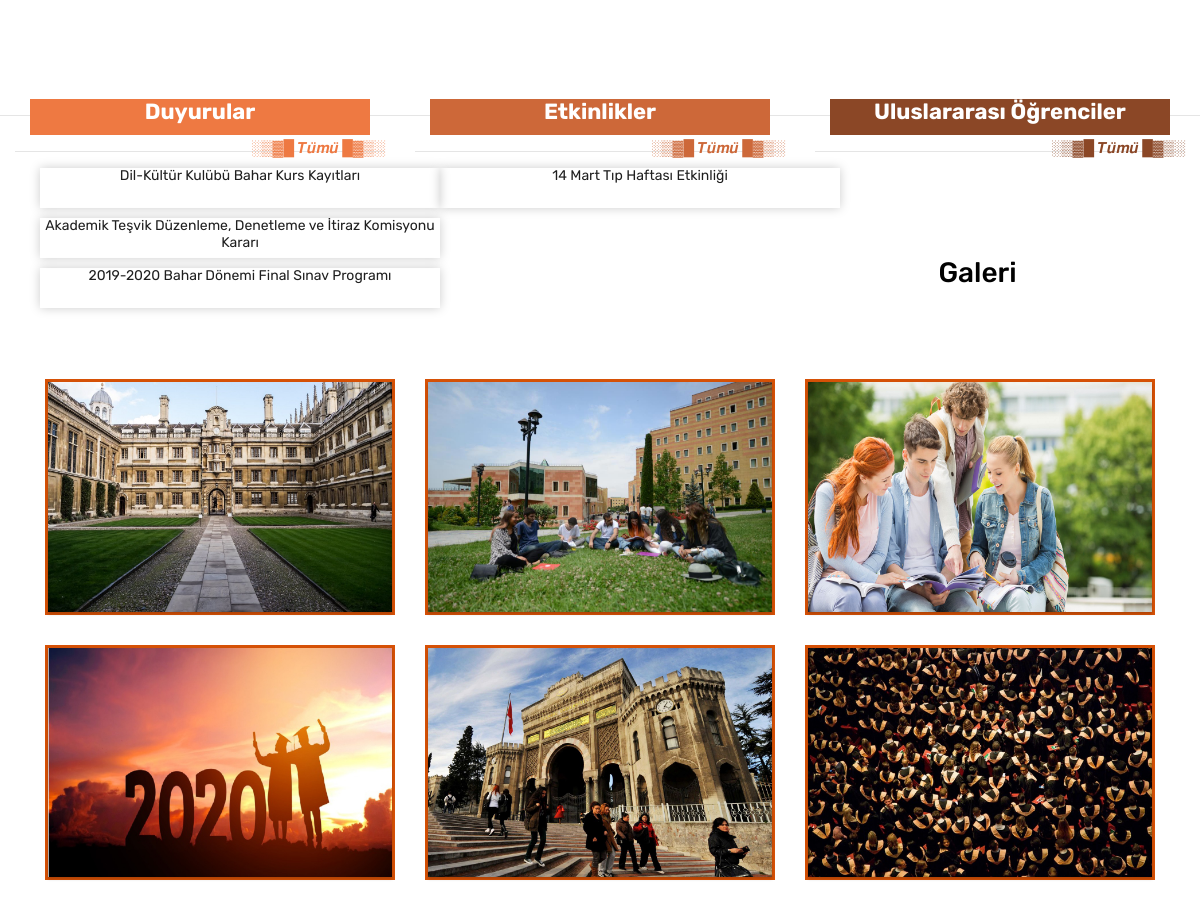
The app's page / (middle part), older data.
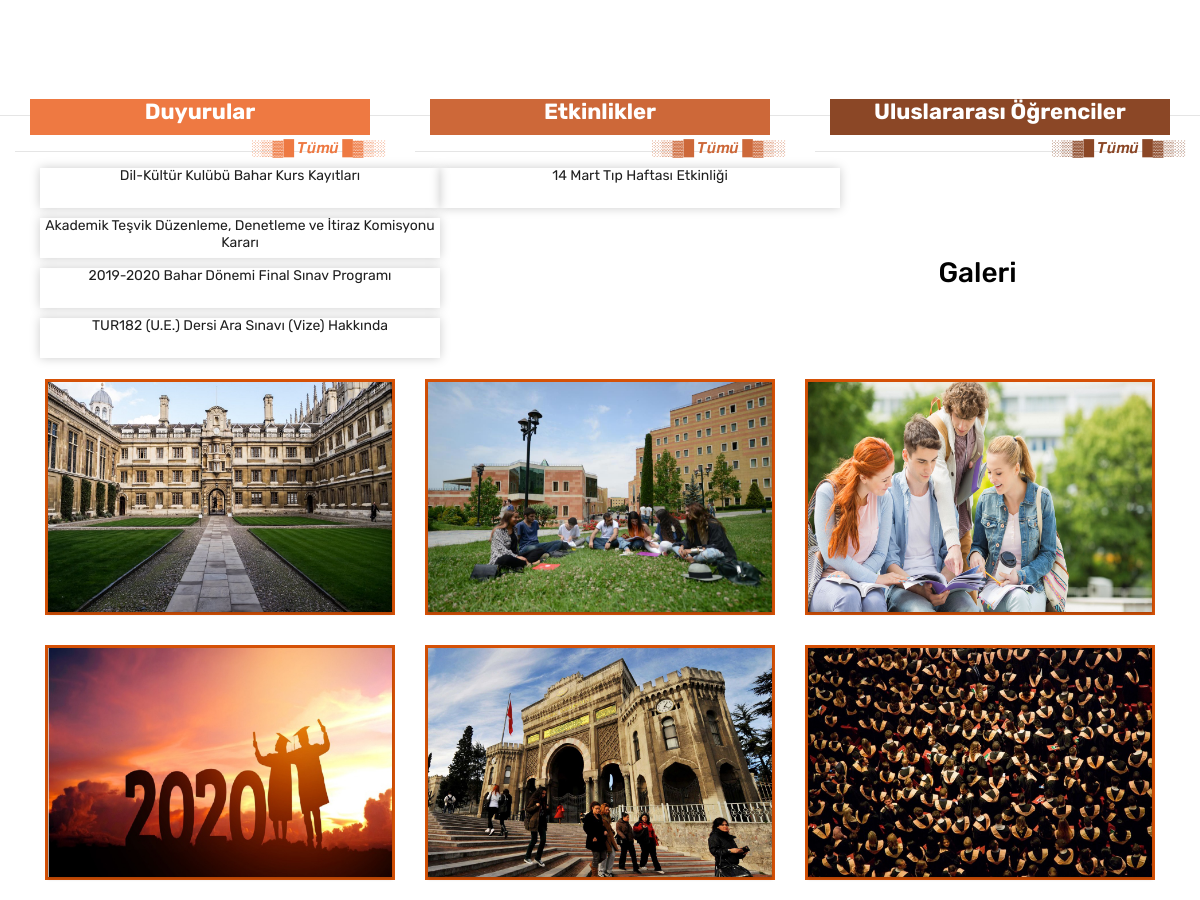
The same page, newer data.
### duyuru/models.py (models this page shows, shortened)
class Duyuru(models.Model):
    STATUS = (
        ('True','Evet'),
        ('False','Hayır'),
    )
    TYPE = (
        ('haber','haber'),
        ('duyuru','duyuru'),
        ('etkinlik', 'etkinlik'),
        ('inogrenci','inogrenci'),
        ('menu', 'menu'),
    )
    category = models.ForeignKey(Category,on_delete=models.CASCADE) #Relation with Category Table
    title = models.CharField(max_length=200)
    keywords = models.CharField(blank=True, max_length=255)
    description = models.CharField(blank=True, max_length=500)
    image = models.ImageField(blank=True, upload_to='images/')
    detail = RichTextUploadingField()
    slug = models.SlugField(null=False, unique=True)
    status = models.CharField(max_length=10, choices=STATUS)
    type = models.CharField(max_length=10, choices=TYPE)
    create_at = models.DateTimeField(auto_now_add=True)
    update_at = models.DateTimeField(auto_now=True)

### home/views.py (the view)
# urls.py: path('', views.index, name='index'),
def index(request):
    setting = Setting.objects.get(pk=2)
    sliderData = Duyuru.objects.all()[:4]
    category = Category.objects.filter(status=True)
    anahaber= Duyuru.objects.filter(type__contains='haber')[:4]
    anaduyuru = Duyuru.objects.filter(type__contains='duyuru')[:4]
    anaetkinlik = Duyuru.objects.filter(type__contains='etkinlik')[:4]
    anaulusal = Duyuru.objects.filter(type__contains='inogrenci')[:4]
    context = {'setting': setting,
               'category': category,
               'page': 'home',
               'sliderData': sliderData,
               'anahaber': anahaber,
               'anaduyuru': anaduyuru,
               'anaetkinlik': anaetkinlik,
               'anaulusal':anaulusal
               }
    return render(request, 'index.html', context)

### home/templates/index.html (shortened to what this page needs)
{% extends "homebase.html" %}
{% load static %}
{% block content %}{% include 'content.html' %}{% endblock %}

### home/templates/content.html (shortened to what this page needs)
         {% load static %}
    <div class="blog-box">
                <div class="container">
                    <div class="row">
                        {% for rs in anahaber %}
                        <div class="col-lg-3 col-md-6 col-12">
                        </div>
                        {% endfor %}
                    </div>
                </div>
            </div>
         {% load static %}
                            <div id="Anadiv">
                                <div style="float: left;" class="container-fluid col-md-4 ">
                                             <div class="col-md-12 heading text-center"><h2 style="background-color: #ee7942; color: white;"><b>Duyurular</b></h2></div>
                                            <a href="#" style="float: right ;color: #ee7942;">░▒▓█ 𝑻𝒖̈𝒎𝒖̈ █▓▒░</a>
                                              <hr>
                                    {% for rs in anaduyuru %}
                                            <div style="margin-left: 10px; margin-right: auto;" class="col-md-10 ">
                                                <div  class="gallery-single fix">
                                                <a class="fh5co-card" href="/duyuru/{{ rs.id }}/{{ rs.slug }}">
                                                    <div class="fh5co-card-body text-center">
                                                        <h5 style="margin: auto">{{ rs.title }}</h5>
                                                    </div>
                                                </a>
                                                </div>
                                            </div>
        {% endfor %}
                                    </div>
                                <div style="float: left;" class="container-fluid col-md-4">
                                            <div class="col-md-12 heading text-center"><h2 style="background-color: #cd6839; color: white;"><b>Etkinlikler</b></h2></div>
                                            <a href="#" style="float: right ;color: #cd6839;">░▒▓█ 𝑻𝒖̈𝒎𝒖̈ █▓▒░</a>
                                            <hr>
                                    {% for rs in anaetkinlik %}
                                            <div style="margin-left: 10px; margin-right: auto;" class="col-md-10 ">
                                                <div  class="gallery-single fix">
                                                <a class="fh5co-card" href="/duyuru/{{ rs.id }}/{{ rs.slug }}">
                                                    <div class="fh5co-card-body text-center">
                                                        <h5 style="margin: auto">{{ rs.title }}</h5>
                                                    </div>
                                                </a>
                                                </div>
                                            </div>
                                    {% endfor %}
                                </div>
                                 <div style="float: left;" class="container-fluid col-md-4">
                                            <div class="col-md-12 heading text-center"><h2 style="background-color: #8b4726; color: white;"><b>Uluslararası Öğrenciler</b></h2></div>
                                            <a href="#" style="float: right ;color: #8b4726;">░▒▓█ 𝑻𝒖̈𝒎𝒖̈ █▓▒░</a>
                                            <hr>
                                </div>
                            </div>

Row changes from the older to the newer data that the page shows:
added Duyuru: title "TUR182 (U.E.) Dersi Ara Sınavı (Vize) Hakkında", shown under "Duyurular"
